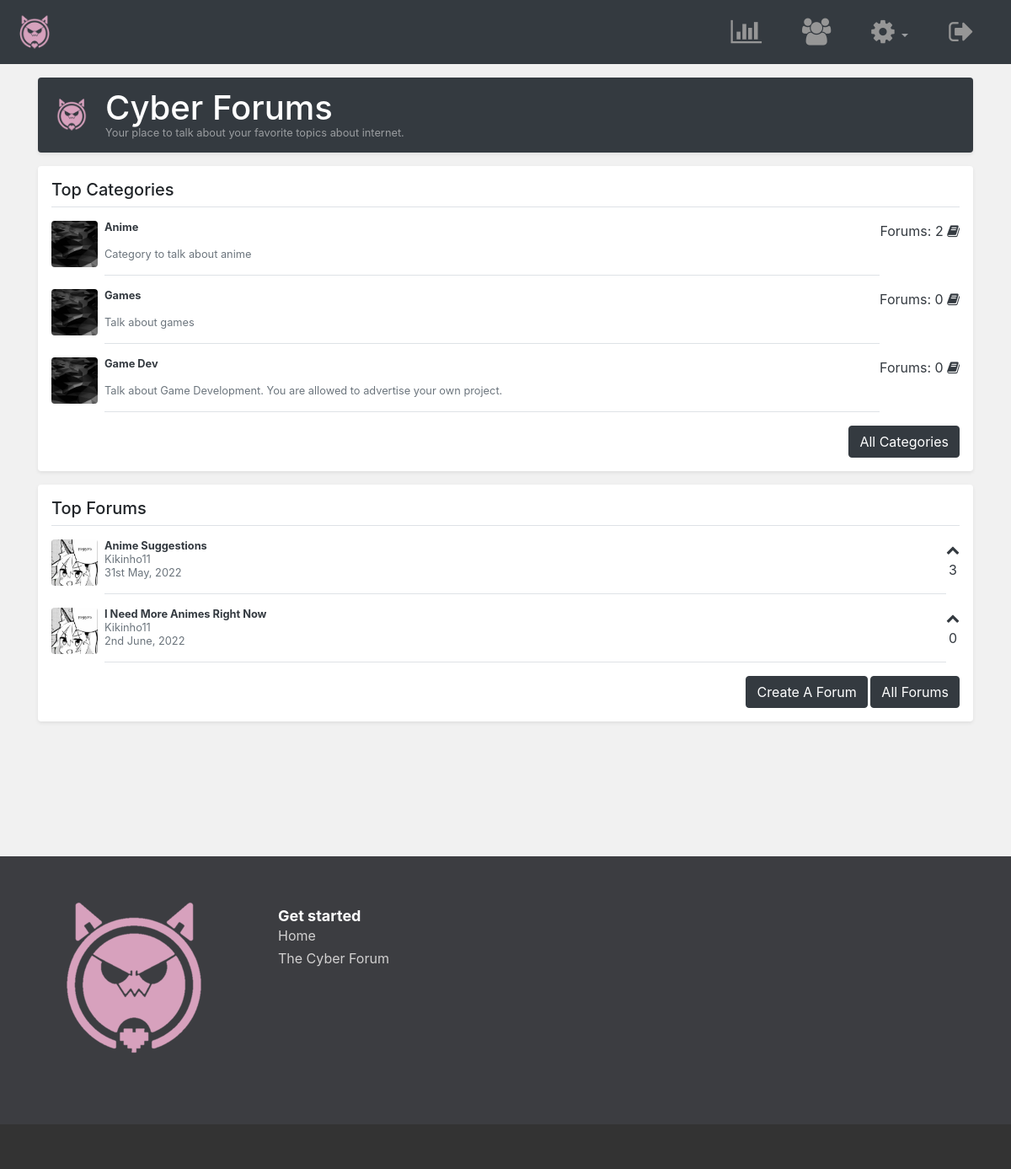
The app's page /forum.php (signed in) with its own data.
### tables this page shows
CREATE TABLE `categories` (
  `cat_id` int(8) NOT NULL,
  `cat_name` varchar(255) NOT NULL,
  `cat_description` varchar(255) NOT NULL
);

CREATE TABLE `topics` (
  `topic_id` int(8) NOT NULL,
  `topic_subject` varchar(255) NOT NULL,
  `topic_date` datetime NOT NULL,
  `topic_cat` int(8) NOT NULL,
  `topic_by` int(8) NOT NULL
);

CREATE TABLE `users` (
  `idUsers` int(11) NOT NULL,
  `userLevel` int(11) NOT NULL DEFAULT 0,
  `f_name` varchar(50) NOT NULL,
  `l_name` varchar(50) NOT NULL,
  `uidUsers` tinytext NOT NULL,
  `emailUsers` tinytext NOT NULL,
  `pwdUsers` longtext NOT NULL,
  `gender` char(1) NOT NULL,
  `date_created` date NOT NULL DEFAULT current_timestamp(),
  `headline` varchar(500) DEFAULT NULL,
  `bio` varchar(4000) DEFAULT NULL,
  `userImg` varchar(500) DEFAULT 'default.png'
);

### forum.php (the view, shortened to what this page needs)
<?php
    require 'includes/dbh.inc.php';
    include 'includes/HTML-head.php';
?>
	<link rel="stylesheet" type="text/css" href="css/list-page.css">
    </head>
    <body style="background: #f1f1f1">
        <?php include 'includes/navbar.php'; ?>
        <main role="main" class="container">
      <div class="d-flex align-items-center p-3 my-3 text-white-50 bg-dark rounded shadow-sm">
          <img class="mr-3" src="img/neko-resize.png" alt="" width="48" height="48">
        <div class="lh-100">
          <h1 class="mb-0 text-white lh-100">Cyber Forums</h1>
          <small>Your place to talk about your favorite topics about internet.</small>
        </div>
      </div>
      <div class="my-3 p-3 bg-white rounded shadow-sm">
        <h5 class="border-bottom border-gray pb-2 mb-0">Top Categories</h5>
        <?php
            $sql = "select cat_id, cat_name, cat_description, (
                        select count(*) from topics
                        where topics.topic_cat = cat_id
                        ) as forums
                    from categories
                    order by forums desc, cat_id asc
                    LIMIT 5";
            $stmt = mysqli_stmt_init($conn);
            if (!mysqli_stmt_prepare($stmt, $sql))
            {
                die('SQL error');
            }
            else
            {
                mysqli_stmt_execute($stmt);
                $result = mysqli_stmt_get_result($stmt);
                while ($row = mysqli_fetch_assoc($result))
                {
                    echo '<a href="topics.php?cat='.$row['cat_id'].'">
                        <div class="media text-muted pt-3">
                            <img src="img/black-bg.jpg" alt="" class="mr-2 rounded div-img ">
                            <p class="media-body pb-3 mb-0 small lh-125 border-bottom border-gray ">
                              <strong class="d-block text-dark">'.ucwords($row['cat_name']).'</strong></a>
                                  <br>'.$row['cat_description'].'
                            </p>
                            <span class="text-right text-dark">
                                Forums: '.$row['forums'].' <i class="fa fa-book" aria-hidden="true"></i><br>';
                    echo '</div>';
                }
           }
            echo '<small class="d-block text-right mt-3">';
        ?>
            <a href="categories.php" class="btn btn-dark">All Categories</a>
        </small>
      <div class="my-3 p-3 bg-white rounded shadow-sm">
        <h5 class="border-bottom border-gray pb-2 mb-0">Top Forums</h5>
        <?php
            $sql = "select topic_id, topic_subject, topic_date, topic_cat, topic_by, userImg, idUsers, uidUsers, cat_name, (
                            select sum(post_votes)
                        from posts
                        where post_topic = topic_id
                        ) as upvotes
                    from topics, users, categories
                    where topics.topic_by = users.idUsers
                    and topics.topic_cat = categories.cat_id
                    order by upvotes desc, topic_id asc
                    LIMIT 5";
            $stmt = mysqli_stmt_init($conn);
            if (!mysqli_stmt_prepare($stmt, $sql))
            {
                die('SQL error');
            }
            else
            {
                mysqli_stmt_execute($stmt);
                $result = mysqli_stmt_get_result($stmt);
                while ($row = mysqli_fetch_assoc($result))
                {
                    echo '<a href="posts.php?topic='.$row['topic_id'].'">
                        <div class="media text-muted pt-3">
                            <img src="uploads/'.$row['userImg'].'" alt="" class="mr-2 rounded div-img">
                            <p class="media-body pb-3 mb-0 small lh-125 border-bottom border-gray">
                              <strong class="d-block text-dark">'.ucwords($row['topic_subject']).'</strong></a>
                              <span class="text-grey">'.ucwords($row['uidUsers']).'</span><br>
                              '.date("jS F, Y", strtotime($row['topic_date'])).'
                            </p>
                            <span class="text-dark text-center">
                                <i class="fa fa-chevron-up" aria-hidden="true"></i><br>
                                    '.$row['upvotes'].'<br>';
                    echo '</span>
                            </div>';
                }
           }
        ?>
        <small class="d-block text-right mt-3">
            <a href="create-topic.php" class="btn btn-dark">Create A Forum</a>
            <a href="topics.php" class="btn btn-dark">All Forums</a>
        </small>
    </main>
        <?php include 'includes/footer.php'; ?>
    </body>
</html>

### css/styles.css (style rules this page uses)
html, body { height: 100%; }
img { max-width: 100%; }
a { text-decoration: none }
h1 { color: #000; }
* { word-wrap: break-word; overflow-wrap: break-word; }
h1, h2, h3, h4, h5, h6, p, a, ul, span, li, img, inpot, button { margin: 0; padding: 0; }

### css/list-page.css (style rules this page uses)
html, body { overflow-x: hidden; }
.text-white-50 { color: rgba(255, 255, 255, .5); }
.lh-100 { line-height: 1; }
.lh-125 { line-height: 1.25; }
.div-img { width: 55px; height: 55px; object-fit: cover; transition: transform .2s; }
a { color: gray; }

### records on screen
categories: cat_name "Anime", cat_description "Category to talk about anime", forums "2"
categories: cat_name "Games", cat_description "Talk about games", forums "0"
categories: cat_name "Game Dev", cat_description "Talk about Game Development. You are allowed to advertise your own project.", forums "0"
topics: topic_by.userImg (picture), topic_subject "Anime Suggestions", topic_by.uidUsers "Kikinho11", topic_date "31st May, 2022", upvotes "3"
topics: topic_by.userImg (picture), topic_subject "I Need More Animes Right Now", topic_by.uidUsers "Kikinho11", topic_date "2nd June, 2022", upvotes "0"
